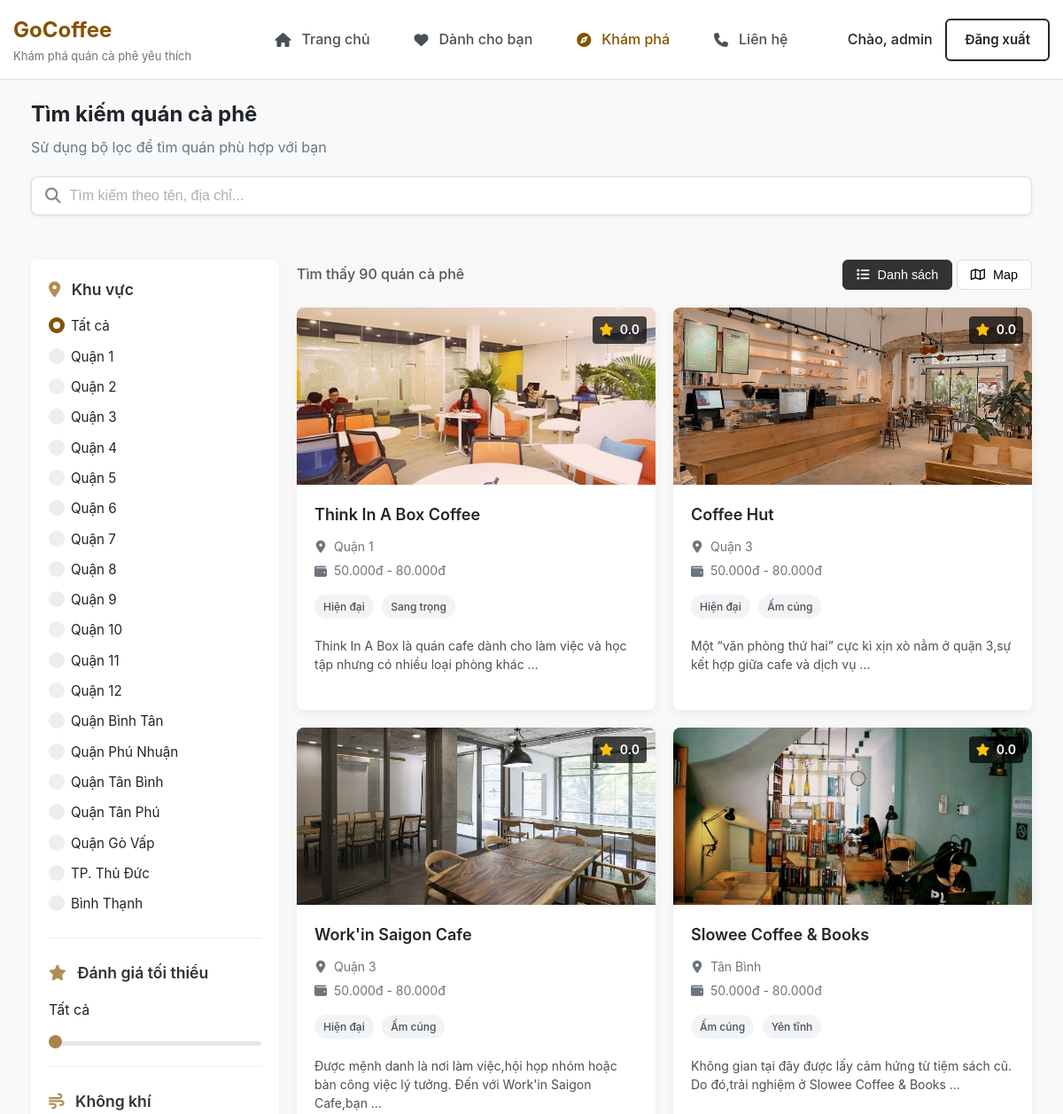
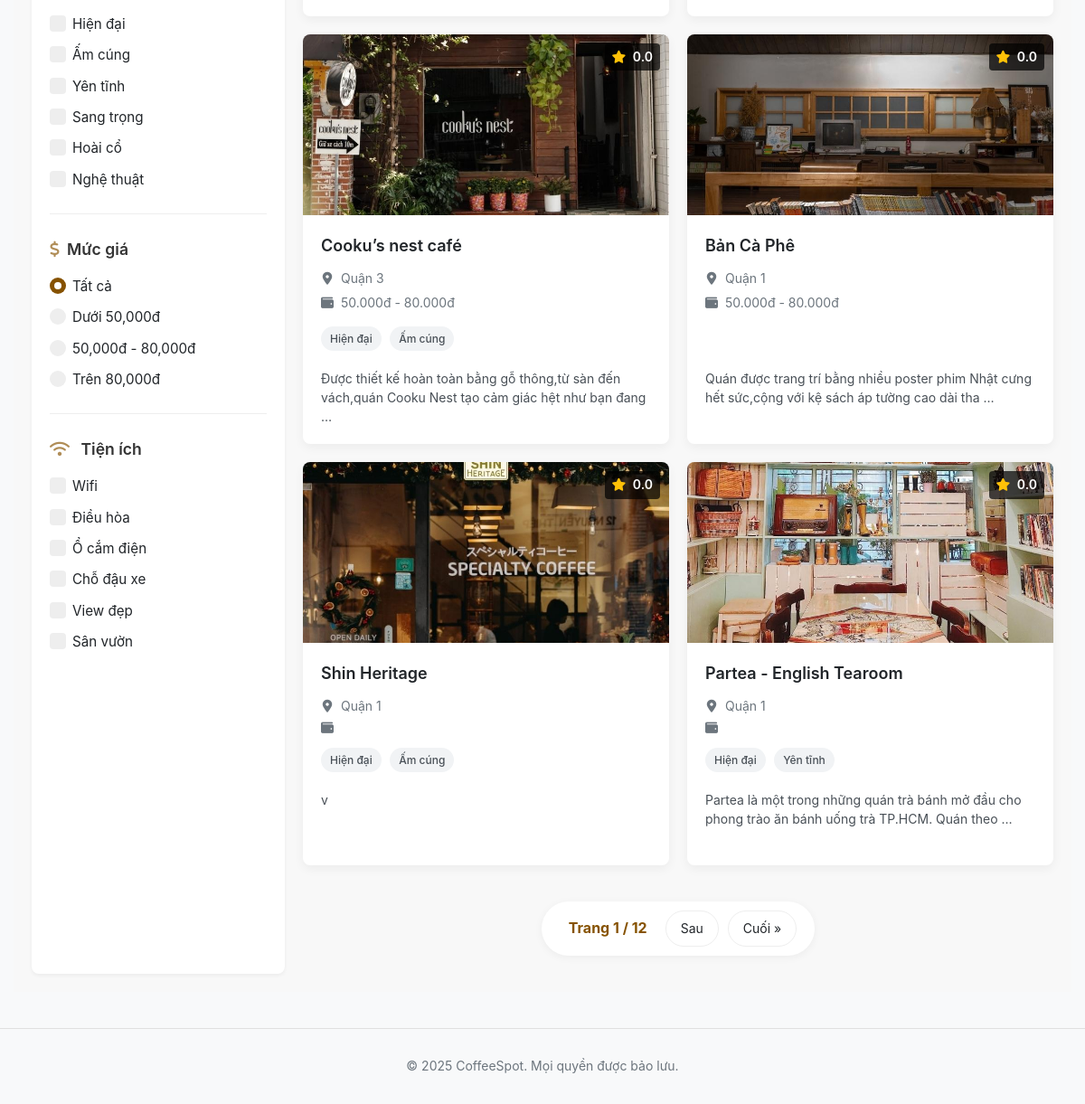
The page /shops/ (signed in) on the database its author committed (2 pictures, top to bottom).
### shops/models.py (models this page shows, shortened)
class CafeShop(models.Model):
    name = models.CharField(max_length = 200)
    address = models.CharField(max_length = 300)
    district = models.CharField(max_length=100, choices=DISTRICT_CHOICES)
    tags = models.CharField(max_length = 300, blank = True)
    amenities = models.CharField(max_length = 300, blank = True) #Tiện ích các thứ như Wifi, Chỗ đậu xe...
    description = models.CharField(max_length = 300, blank = True) #Tối đa 20 chữ
    price_range = models.CharField(max_length=100, choices=PRICE_CHOICES, blank=True)
    cover_image = models.ImageField(upload_to = 'covers/', blank = True, null = True)
    rating = models.FloatField(default = 0, validators = [MinValueValidator(0), MaxValueValidator(5)])
    latitude = models.FloatField(null=True, blank=True)
    longitude = models.FloatField(null=True, blank=True)
    avg_service = models.FloatField(default = 0)
    avg_ambiance = models.FloatField(default = 0)
    avg_drink = models.FloatField(default = 0)
    avg_price = models.FloatField(default = 0)
    def get_tag_list(self):
        if self.tags:
            return self.tags.split(',')
        return []

### shops/views.py (the view)
# urls.py: path('shops/', views.shop_list_view, name='shop_list'),
def shop_list_view(request):
    shops, district, rating, tags, price_range, amenities = filtered_shops(request)
    paginator = Paginator(shops, 8)
    page_number = request.GET.get('page')
    context = {'shops': paginator.get_page(page_number),
               'selected_district': district,
               'rating': round(rating, 1),
               'selected_tags': tags,
               'selected_price_range': price_range,
               'selected_amenities': amenities
               }
    return render(request, 'shop_list.html', context)

### templates/shop_list.html (shortened to what this page needs)
{% extends 'base.html' %}
{% load static %}
{% block extra_styles %}
    <link rel="stylesheet" href="{% static 'css/shop_list.css' %}">
{% endblock extra_styles %}
{% block content %}
    <section class="hero-section">
        <div class="section-title">
            <h2>Tìm kiếm quán cà phê</h2>
            <p>Sử dụng bộ lọc để tìm quán phù hợp với bạn</p>
        </div>
        <form method="get" class="search-input-group search-input-main">
            <button type="submit" onchange="submitFilters()"><i class="fa-solid fa-search"></i></button>
            <input type="text" name="search" placeholder="Tìm kiếm theo tên, địa chỉ...">
        </form>
    </section>
    <section class="content-section">
        <form class="filter-section" id="filters" method="get">
            <div class="card-grid">
                <h3><i class="fa-solid fa-location-dot"></i> Khu vực</h3>
                <div class="filter district">
                    <label class="custom-radio-container">
                        <span class="radiomark"></span>
                        Tất cả
                    </label>
                    <label class="custom-radio-container">
                        <span class="radiomark"></span>
                        Quận 1
                    </label>
                    <label class="custom-radio-container">
                        <span class="radiomark"></span>
                        Quận 2
                    </label>
                    <label class="custom-radio-container">
                        <span class="radiomark"></span>
                        Quận 3
                    </label>
                    <label class="custom-radio-container">
                        <span class="radiomark"></span>
                        Quận 4
                    </label>
                    <label class="custom-radio-container">
                        <span class="radiomark"></span>
                        Quận 5
                    </label>
                    <label class="custom-radio-container">
                        <span class="radiomark"></span>
                        Quận 6
                    </label>
                    <label class="custom-radio-container">
                        <span class="radiomark"></span>
                        Quận 7
                    </label>
                    <label class="custom-radio-container">
                        <span class="radiomark"></span>
                        Quận 8
                    </label>
                    <label class="custom-radio-container">
                        <span class="radiomark"></span>
                        Quận 9
                    </label>
                    <label class="custom-radio-container">
                        <span class="radiomark"></span>
                        Quận 10
                    </label>
                    <label class="custom-radio-container">
                        <span class="radiomark"></span>
                        Quận 11
                    </label>
                    <label class="custom-radio-container">
                        <span class="radiomark"></span>
                        Quận 12
                    </label>
                    <label class="custom-radio-container">
                        <span class="radiomark"></span>
                        Quận Bình Tân
                    </label>
                    <label class="custom-radio-container">
                        <span class="radiomark"></span>
                        Quận Phú Nhuận
                    </label>
                    <label class="custom-radio-container">
                        <span class="radiomark"></span>
                        Quận Tân Bình
                    </label>
                    <label class="custom-radio-container">
                        <span class="radiomark"></span>
                        Quận Tân Phú
                    </label>
                    <label class="custom-radio-container">
                        <span class="radiomark"></span>
                        Quận Gò Vấp
                    </label>
                    <label class="custom-radio-container">
                        <span class="radiomark"></span>
                        TP. Thủ Đức
                    </label>
                    <label class="custom-radio-container">
                        <span class="radiomark"></span>
                        Bình Thạnh
                    </label>
                </div>
            </div>
            <div class="card-grid">
                <h3><i class="fa-solid fa-star"></i> Đánh giá tối thiểu</h3>
                <div class="filter rating">
                    <div class="filter-header">
                        <span>Tất cả</span>
                    </div>
                    <input type="range" name="rating" min="0" max="5" value="{{ rating|default:'0' }}" step="0.1"
                           onchange="submitFilters()"
                           oninput="document.getElementById('slider-value').innerText = this.value == 0 ? '' : this.value">
                </div>
            </div>
            <div class="card-grid">
                <h3><i class="fa-solid fa-wind"></i> Không khí</h3>
                <div class="filter tags">
                    <label class="custom-checkbox-container">
                        <span class="checkmark"></span>
                        Hiện đại
                    </label>
                    <label class="custom-checkbox-container">
                        <span class="checkmark"></span>
                        Ấm cúng
                    </label>
                    <label class="custom-checkbox-container">
                        <span class="checkmark"></span>
                        Yên tĩnh
                    </label>
                    <label class="custom-checkbox-container">
                        <span class="checkmark"></span>
                        Sang trọng
                    </label>
                    <label class="custom-checkbox-container">
                        <span class="checkmark"></span>
                        Hoài cổ
                    </label>
                    <label class="custom-checkbox-container">
                        <span class="checkmark"></span>
                        Nghệ thuật
                    </label>
                </div>
            </div>
            <div class="card-grid">
                <h3><i class="fa-solid fa-dollar-sign"></i>Mức giá</h3>
                <div class="filter price-range">
                    <label class="custom-radio-container">
                        <span class="radiomark"></span>
                        Tất cả
                    </label>
                    <label class="custom-radio-container">
                        <span class="radiomark"></span>
                        Dưới 50,000đ
                    </label>
                    <label class="custom-radio-container">
                        <span class="radiomark"></span>
                        50,000đ - 80,000đ
                    </label>
                    <label class="custom-radio-container">
                        <span class="radiomark"></span>
                        Trên 80,000đ
                    </label>
                </div>
            </div>
            <div class="card-grid">
                <h3><i class="fa-solid fa-wifi"></i> Tiện ích</h3>
                <div class="filter amenities">
                    <label class="custom-checkbox-container">
                        <span class="checkmark"></span>
                        Wifi
                    </label>
                    <label class="custom-checkbox-container">
                        <span class="checkmark"></span>
                        Điều hòa
                    </label>
                    <label class="custom-checkbox-container">
                        <span class="checkmark"></span>
                        Ổ cắm điện
                    </label>
                    <label class="custom-checkbox-container">
                        <span class="checkmark"></span>
                        Chỗ đậu xe
                    </label>
                    <label class="custom-checkbox-container">
                        <span class="checkmark"></span>
                        View đẹp
                    </label>
                    <label class="custom-checkbox-container">
                        <span class="checkmark"></span>
                        Sân vườn
                    </label>
                </div>
            </div>
        </form>
        <div class="main-section">
            <div class="content-header">
                <p>Tìm thấy {{ shops.paginator.count }} quán cà phê</p>
                <div class="content-view">
                    <button type="button" class="active" id="list-btn"><i class="fa-solid fa-list"></i> Danh sách
                    </button>
                    <button type="button" class="" id="map-btn"><i class="fa-regular fa-map"></i> Map</button>
                </div>
            </div>
            <div id="shop-list">
                <div class="content-main">
                    {% for shop in shops %}
                        <a href="{% url 'shop_detail' shop.id %}" class="cafe-card swiper-slide">
                            <div class="card-image">
                                {% if shop.cover_image %}
                                    <img src="{{ shop.cover_image.url }}" alt="{{ shop.name }}">
                                {% else %}
                                    <div class="card-image placeholder">
                                        <i class="fa-solid fa-image fa-3x"></i>
                                    </div>
                                {% endif %}
                                <div class="card-rating">
                                    <i class="fa-solid fa-star"></i> {{ shop.rating|floatformat:1 }}
                                </div>
                            </div>
                            <div class="card-content">
                                <h3>{{ shop.name }}</h3>
                                <div class="card-info">
                                    <div><i class="fa-solid fa-location-dot"></i>{{ shop.district }}</div>
                                    <div><i class="fa-solid fa-wallet"></i>{{ shop.price_range }}</div>
                                </div>
                                <div class="card-tags">
                                    {% for tag in shop.get_tag_list|slice:":2" %}
                                        <span class="tag">{{ tag }}</span>
                                    {% endfor %}
                                </div>
                                <p class="card-description">{{ shop.description|truncatewords:20 }}</p>
                            </div>
                        </a>
                    {% empty %}
                        <p>Không tìm thấy quán cà phê</p>
                    {% endfor %}
                </div>
                {% if shops.paginator.num_pages > 1 %}
                    <div class="pagination-container">
                        <div class="pagination">
                            <span class="current-page">
                        Trang {{ shops.number }} / {{ shops.paginator.num_pages }}
                    </span>
                            {% if shops.has_next %}
                                <a href="javascript:void(0)" onclick="goToPage({{ shops.next_page_number }})"
                                   class="page-link">Sau</a>
                                <a href="javascript:void(0)" onclick="goToPage({{ shops.paginator.num_pages }})"
                                   class="page-link">Cuối
                                    &raquo;</a>
                            {% endif %}
                        </div>
                    </div>
                {% endif %}
            </div>
        </div>
    </section>
{% endblock content %}

### templates/base.html (shortened to what this page needs)
{% load static %}
<!DOCTYPE html>
<html lang="vi">
<head>
    <link rel="stylesheet" href="https://cdnjs.cloudflare.com/ajax/libs/font-awesome/6.5.1/css/all.min.css">
    <link rel="stylesheet" href="https://cdn.jsdelivr.net/npm/swiper@12/swiper-bundle.min.css"/>
    <link rel="stylesheet" href="{% static 'css/style.css' %}">
    <link rel="stylesheet" href="https://unpkg.com/leaflet@1.9.4/dist/leaflet.css"/>
    {% block extra_styles %}
    {% endblock extra_styles %}
</head>
<body>
<header class="header">
    <nav class="navbar container">
        <div class="logo-container">
            <a href="/" class="logo">GoCoffee</a>
            <p class="tagline">Khám phá quán cà phê yêu thích</p>
        </div>
        <ul class="nav-links">
            <li><a href="{% url 'home' %}"
                   class="{% if request.resolver_match.url_name == 'home' %}active{% endif %}"><i
                    class="fa-solid fa-house"></i> Trang chủ</a></li>
            {% if request.user.is_authenticated %}
                <li><a href="{% url 'for_you' %}"
                       class="{% if request.resolver_match.url_name == 'for_you' %}active{% endif %}"><i
                        class="fa-solid fa-heart"></i>Dành cho bạn</a></li>
            {% endif %}
            <li><a href="{% url 'shop_list' %}"
                   class="{% if request.resolver_match.url_name == 'shop_list' %}active{% endif %}"><i
                    class="fa-solid fa-compass"></i> Khám phá</a></li>
            <li><a href="{% url 'contact' %}"
                   class="{% if request.resolver_match.url_name == 'contact' %}active{% endif %}"><i
                    class="fa-solid fa-phone"></i> Liên hệ</a></li>
        </ul>
        <div class="nav-actions">
            {% if request.user.is_authenticated %}
                <span>Chào, {{ user.username }}</span>
                <a href="{% url 'logout' %}" class="btn logout-btn">Đăng xuất</a>
            {% else %}
                <a href="#" class="btn btn-primary" id="login-button">Đăng nhập</a>
            {% endif %}
        </div>
    </nav>
</header>
<main class="main-content container">
    {% block content %}
    {% endblock content %}
</main>
<footer class="footer">
    <div class="container">
        <p>&copy; 2025 CoffeeSpot. Mọi quyền được bảo lưu.</p>
    </div>
</footer>
</body>
</html>

### rows shown on the page
CafeShop: cover_image (picture), rating "0.0", name "Think In A Box Coffee", district "Quận 1", price_range "50.000đ - 80.000đ", get_tag_list "Hiện đại" "Sang trọng", description "Think In A Box là quán cafe dành cho làm việc và học tập nhưng có nhiều loại phòng khác …"
CafeShop: cover_image (picture), rating "0.0", name "Coffee Hut", district "Quận 3", price_range "50.000đ - 80.000đ", get_tag_list "Hiện đại" "Ấm cúng", description "Một “văn phòng thứ hai” cực kì xịn xò nằm ở quận 3,sự kết hợp giữa cafe và dịch vụ …"
CafeShop: cover_image (picture), rating "0.0", name "Work'in Saigon Cafe", district "Quận 3", price_range "50.000đ - 80.000đ", get_tag_list "Hiện đại" "Ấm cúng", description "Được mệnh danh là nơi làm việc,hội họp nhóm hoặc bàn công việc lý tưởng. Đến với Work'in Saigon Cafe,bạn …"
CafeShop: cover_image (picture), rating "0.0", name "Slowee Coffee & Books", district "Tân Bình", price_range "50.000đ - 80.000đ", get_tag_list "Ấm cúng" "Yên tĩnh", description "Không gian tại đây được lấy cảm hứng từ tiệm sách cũ. Do đó,trải nghiệm ở Slowee Coffee & Books …"
CafeShop: cover_image (picture), rating "0.0", name "Cooku’s nest café", district "Quận 3", price_range "50.000đ - 80.000đ", get_tag_list "Hiện đại" "Ấm cúng", description "Được thiết kế hoàn toàn bằng gỗ thông,từ sàn đến vách,quán Cooku Nest tạo cảm giác hệt như bạn đang …"
CafeShop: cover_image (picture), rating "0.0", name "Bản Cà Phê", district "Quận 1", price_range "50.000đ - 80.000đ", description "Quán được trang trí bằng nhiều poster phim Nhật cưng hết sức,cộng với kệ sách áp tường cao dài tha …"
CafeShop: cover_image (picture), rating "0.0", name "Shin Heritage", district "Quận 1", get_tag_list "Hiện đại" "Ấm cúng", description "v"
CafeShop: cover_image (picture), rating "0.0", name "Partea - English Tearoom", district "Quận 1", get_tag_list "Hiện đại" "Yên tĩnh", description "Partea là một trong những quán trà bánh mở đầu cho phong trào ăn bánh uống trà TP.HCM. Quán theo …"

### other values the page prints
{{ user.username }} "admin"
{{ shops.paginator.count }} "90"
{{ shops.number }} "1"
{{ shops.paginator.num_pages }} "12"
